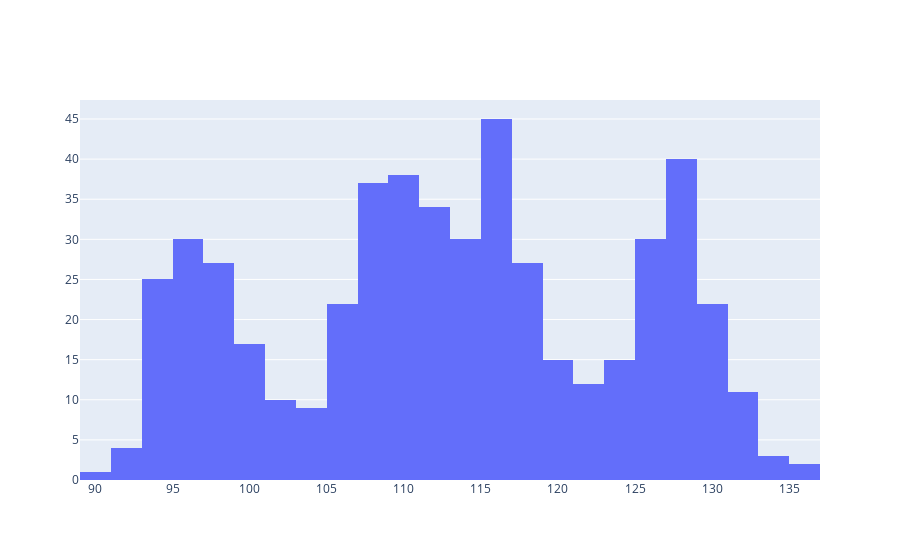

The notebook cell saved with this chart:
### Markdown cell above
## Histogram Plot

https://plotly.com/python/histograms/

### Code cell
fig = go.Figure(data=go.Histogram(x=df['AAPL.Open']))
fig.show()

### Figure 1 — Plotly figure (JSON) as saved in the notebook; plotly's stock layout.template omitted (floating-point values rounded to 4 significant figures; data arrays with more than 128 entries replaced by an {"elided": "..."} marker saying what was removed)
{"data": [{"type": "histogram", "x": {"elided": "506 float values"}}], "layout": {"autosize": true, "xaxis": {"autorange": true, "range": [89, 137], "type": "linear"}, "yaxis": {"autorange": true, "range": [0, 47.37]}}}
